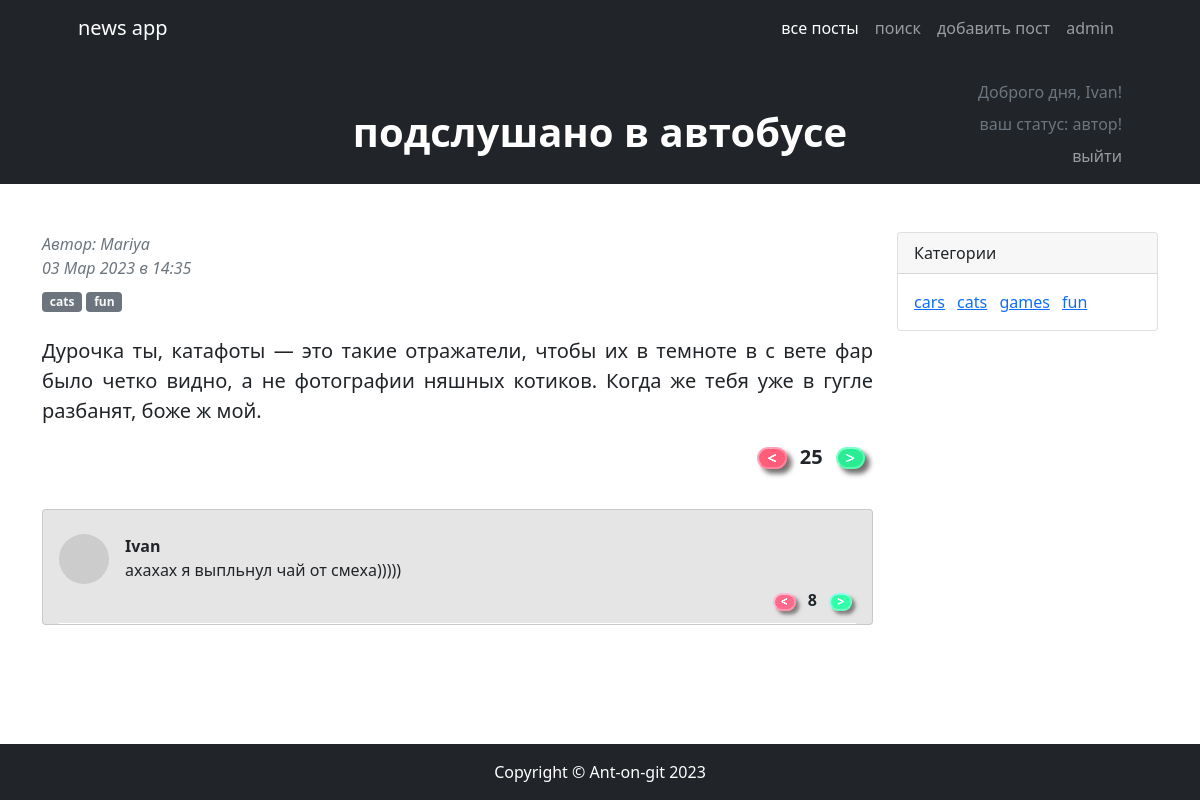
The page /2 (signed in) on the database its author committed.
### news/models.py (models this page shows, shortened)
class Post(models.Model):
    class Types(models.TextChoices):
        article = 'статья', 'статья'
        news = 'новость', 'новость'
    type = models.CharField(max_length=7, choices=Types.choices, default=Types.article)
    datetime_create = models.DateTimeField(auto_now_add=True)
    title = models.CharField(max_length=255)
    text = models.TextField()
    rating = models.IntegerField(default=0)
    author = models.ForeignKey('Author', on_delete=models.CASCADE)
    category = models.ManyToManyField('Category', through='PostCategory')

class Author(models.Model):
    rating = models.IntegerField(default=0)
    user = models.OneToOneField(User, on_delete=models.CASCADE)

class Category(models.Model):
    name = models.CharField(max_length=255, unique=True)
    subscribers = models.ManyToManyField(User, through=UserSubscriber)

class Comment(models.Model):
    text = models.TextField()
    datetime_create = models.DateTimeField(auto_now_add=True)
    rating = models.IntegerField(default=0)
    post = models.ForeignKey(Post, on_delete=models.CASCADE)
    user = models.ForeignKey(User, on_delete=models.CASCADE)

### news/views.py (the view)
# urls.py: path('<int:pk>', PostDetail.as_view(), name='detail_post'),
class PostDetail(DetailView):
    model = Post
    template_name = 'postDetails.html'
    context_object_name = 'post'
    def get_context_data(self, **kwargs):
        context = super().get_context_data(**kwargs)
        user = self.request.user
        if self.request.user.is_authenticated:
            context['username'] = user.username if user.username else user.email
            context['is_not_author'] = not user.groups.filter(name='authors').exists()
        context['comments'] = Comment.objects.filter(post=kwargs['object'])
        context['categories'] = Category.objects.all()
        return context

### news/templatetags/custom_filters.py (called while the page is built)
@register.filter(name='addSmile')
def addSmile(value, arg):
    if isinstance(value, str) and isinstance(arg, int):
        return value + ')'*arg if 'аха' in value else value
    else:
        raise ValueError(f'Нельзя умножиить {value} на {arg}')

@register.filter(name='censor')
def censor(text):
    negative_words = ['хрен', 'жопа', 'жопе']
    word_list = text.split()
    for i, word in enumerate(word_list):
        for negative in negative_words:
            if negative in word.lower():
                start_ind = word.lower().find(negative)
                end_ind = start_ind + len(negative)
                word_list[i] = word[:start_ind] + '*' * len(negative) + word[end_ind:]
    return ' '.join(word_list)

### templates/postDetails.html (shortened to what this page needs)
{% extends 'default.html' %}
{% load static %}
{% load custom_filters %}
{% block styles %}
    <link href="{% static 'BootstrapPost/css/styles.css' %}" rel="stylesheet" />
{% endblock styles %}
{% block page_preview %}
  <div class="text-center my-4">-->
      <h1 class="display-6 fw-bold text-white mb-2">
          {{ post.title | censor }}
      </h1>
  </div>
{% endblock page_preview %}
{% block default_content %}
        <div class="container mt-5">
            <div class="row">
                <div class="col-lg-9">
                    <article>
                        <header class="mb-4">
                            <div class="text-muted fst-italic mb-2">Автор: {{ post.author.user.username }}<br>{{ post.datetime_create | date:'d M Y' }} в {{ post.datetime_create | date:'H:i' }}</div>
                            {% for category in post.category.all %}
                                <div class="badge bg-secondary link-light">{{ category.name }}</div>
                            {% endfor %}
                        </header>
                        <section class="mb-1">
                            <p class="fs-5 mb-3" style="text-align: justify">{{ post.text | censor }}</p>
                        </section>
                        <div class="hstack mb-4 justify-content-end fs-5">
                            <div class="align-items-center justify-content-center px-2">
                                <button id="{{ post.pk }}_post-rating-down" class="fs-6 bg-danger link-light rating-button"><</button>
                                <span class="px-2 fw-bold">{{ post.rating }}</span>
                                <button  id="{{ post.pk }}_post-rating-up" class="fs-6 bg-success link-light rating-button">></button>
                            </div>
                        </div>
                    </article>
                    {% if comments %}
                    <section class="mb-5">
                        <div class="card bg-black bg-opacity-10">
                            <div class="card-body" style="padding-bottom: 0">
                                    {% for comment in comments %}
                                    <div class="my-sm-2" style="margin-bottom: 0 !important; border-bottom: 1px solid white">
                                        <div class="d-flex mb-1">
                                            <div class="flex-shrink-0"><img class="rounded-circle" src="https://dummyimage.com/50x50/ced4da/6c757d.jpg" alt="..." /></div>
                                            <div class="ms-3">
                                                <div class="fw-bold">{{ comment.user.username }}</div>
                                                {{ comment.text | addSmile:5 | censor }}
                                            </div>
                                        </div>
                                        <div class="hstack justify-content-end">
                                            <div class="align-items-center justify-content-center px-1">
                                                <button id="{{ comment.pk }}_comment-rating-down" class="fs-7 bg-danger link-light rating-button comment-rating"><</button>
                                                <span class="px-2 fw-bold">{{ comment.rating }}</span>
                                                <button  id="{{ comment.pk }}_comment-rating-up" class="fs-7 bg-success link-light rating-button comment-rating">></button>
                                            </div>
                                        </div>
                                    </div>
                                    {% endfor %}
                            </div>
                        </div>
                    </section>
                    {% endif %}
                </div>
                <div class="col-lg-3">
                    <div class="card mb-4">
                        <div class="card-header">Категории</div>
                        <div class="card-body">
                            <div class="row">
                                <div class="col-sm-12">
                                    <ul class="list-inline mb-0">
                                        {% for category in categories %}
                                            <li class="list-inline-item"><a href="/news/search?category={{ category.name }}">{{ category.name }}</a></li>
                                        {% endfor %}
                                    </ul>
                                </div>
                            </div>
                        </div>
                    </div>
                </div>
            </div>
        </div>
{% endblock default_content %}

### templates/default.html (shortened to what this page needs)
{% load static %}
<!DOCTYPE html>
<html lang="ru">
    <head>
        <link href="https://cdn.jsdelivr.net/npm/bootstrap-icons@1.4.1/font/bootstrap-icons.css" rel="stylesheet" />
        <link href="{% static 'BootstrapPostList/css/styles.css' %}" rel="stylesheet" />
        {% block styles %}{% endblock styles %}
        <link href="{% static 'BootstrapPostList/css/myStyles.css' %}" rel="stylesheet"/>
    </head>
    <body>
        <div class="wrapper">
            <nav class="navbar navbar-expand-lg navbar-dark bg-dark">
                <div class="container px-5">
                    <a class="navbar-brand" href="#!">news app</a>
                    <div class="collapse navbar-collapse" id="navbarSupportedContent">
                        <ul class="navbar-nav ms-auto mb-2 mb-lg-0">
                            <li class="nav-item"><a class="nav-link active" aria-current="page" href="/">все посты</a></li>
                            <li class="nav-item"><a class="nav-link" href="/search">поиск</a></li>
                            <li class="nav-item"><a class="nav-link" href="/add">добавить пост</a></li>
                            <li class="nav-item"><a class="nav-link" href="/admin/">admin</a></li>
                        </ul>
                    </div>
                </div>
            </nav>
            <header class="bg-dark py-1">
                <div class="container px-5">
                    <div class="row gx-5 justify-content-center">
                        <div class="col-lg-3"></div>
                        <div class="col-lg-6">
                            {% block page_preview %}{% endblock page_preview %}
                        </div>
                        <div class="col-lg-3">
                            <div class="text-muted my-1 flex-right-bottom user-info">
                            {% if username %}
                                <p class="my-md-1">Доброго дня, {{ username }}!</p>
                                <p class="flex-right-bottom my-md-1">ваш статус:
                                    {% if is_not_author %}
                                        читатель.
                                        <button class="btn btn-secondary py-0 my-md-1">
                                            <a class="text-decoration-none link-light" href="get_in_author_group">стать автором</a>
                                        </button>
                                        {% else %}
                                            автор!
                                    {% endif %}
                                </p>
                                <div class="navbar-dark">
                                    <div class="navbar-nav">
                                        <a class="nav-link p-0 mt-1 text-opacity-75" href="/accounts/logout">выйти</a>
                                    </div>
                                </div>
                            {% endif %}
                            </div>
                        </div>
                    </div>
                </div>
            </header>
            <div class="main">
                {% block default_content %}
                {% endblock default_content %}
            </div>
            <footer class="py-3 bg-dark">
                <div class="container px-5"><p class="m-0 text-center text-white">Copyright &copy; Ant-on-git 2023</p></div>
            </footer>
        </div>
    </body>
</html>

### rows shown on the page
Post: title|censor "подслушано в автобусе", author.user.username "Mariya", datetime_create "03 Мар 2023", datetime_create "14:35", text|censor "Дурочка ты, катафоты — это такие отражатели, чтобы их в темноте в с вете фар было четко видно, а не фотографии няшных котиков. Когда же тебя уже в гугле разбанят, боже ж мой.", rating "25"
Category: name "cats"
Category: name "fun"
Comment: user.username "Ivan", text|addSmile "ахахах я выпльнул чай от смеха)))))", rating "8"
Category: name "cars"
Category: name "games"

### other values the page prints
{{ username }} "Ivan"
